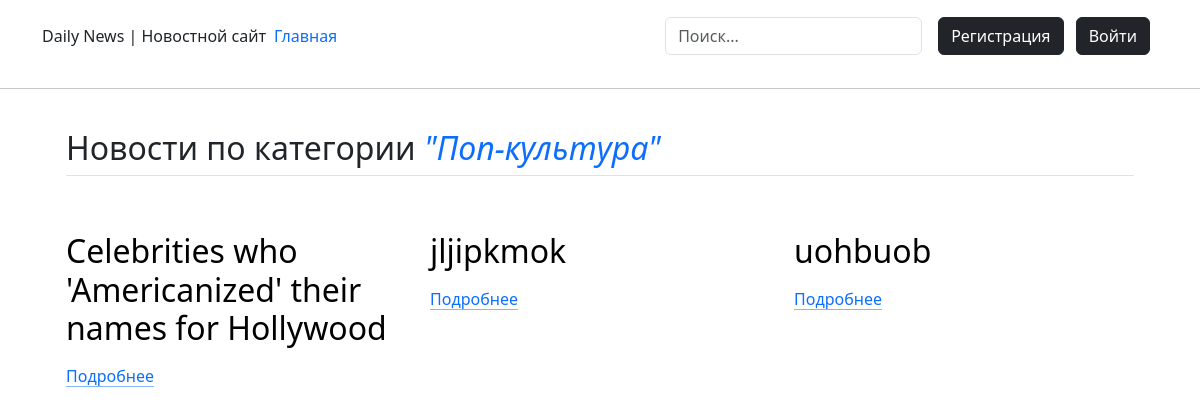
Page /category/1 on the committed database.
### newsapp/models.py (models this page shows)
class NewsCategory(models.Model):
    category_name = models.CharField(max_length=32)
    added_date = models.DateTimeField(auto_now_add=True)
    def __str__(self):
        return self.category_name
    class Meta:
        verbose_name_plural = 'Категории новостей'

class News(models.Model):
    news_title = models.CharField(max_length=128)
    main_text = models.TextField()
    news_category = models.ForeignKey(NewsCategory, on_delete=models.CASCADE)
    added_date = models.DateTimeField(auto_now_add=True)
    news_image = models.ImageField(upload_to="news/", blank=True, null=True)
    def __str__(self):
        return self.news_title
    class Meta:
        verbose_name_plural = 'Новости'

### newsapp/views.py (the view)
# urls.py: path('category/<int:pk>', views.category_page),
def category_page(request, pk):
    category = NewsCategory.objects.get(id=pk)
    news = News.objects.filter(news_category=category)
    context = {
        'category': category,
        'news': news
    }
    return render(request, 'category.html', context)

### newsapp/templates/category.html (shortened to what this page needs)
<!DOCTYPE html>
<html lang="ru">
<link rel="stylesheet" href="https://cdn.jsdelivr.net/npm/bootstrap@5.3.3/dist/css/bootstrap.min.css">
<head>
</head>
<body>
<header class="p-3">
    <div class="container">
        <div class="d-flex flex-wrap align-items-center justify-content-center justify-content-lg-start">
            <span>Daily News | Новостной сайт</span>
            <ul class="nav col-12 col-lg-auto me-lg-auto mb-2 justify-content-center mb-md-0">
                <li><a href="/" class="nav-link px-2 text-primary">Главная</a></li>
            </ul>
            <form action="/search" method="post" class="col-12 col-lg-auto mb-3 mb-lg-0 me-lg-3" role="search">
                <input name="search_news" type="search" class="form-control" placeholder="Поиск..." aria-label="Search">
            </form>
            {% if user.is_authenticated %}
            <div class="text-end">
                <a href="/logout"><button type="button" class="btn btn-dark me-2">Выйти</button></a>
            </div>
            {% else %}
            <div class="text-end">
                <a href="/register"><button type="button" class="btn btn-dark me-2">Регистрация</button></a>
                <a href="{% url 'login' %}"><button type="button" class="btn btn-dark me-2">Войти</button></a>
            </div>
            {% endif %}
        </div>
    </div>
</header>
<hr>
<div class="container d-flex 100">
    <div class="container px-4 py-4" id="featured-3">
        <h2 class="pb-2 border-bottom">Новости по категории <i class="text-primary">"{{ category }}"</i></h2>
        <div class="row g-4 py-5 row-cols-1 row-cols-lg-3">
            {% for n in news %}
            <div class="feature col">
                <h3 class="fs-2 text-body-emphasis">{{ n }}</h3>
                <a href="/news/{{ n.id }}" class="icon-link">Подробнее</a>
            </div>
            {% endfor %}
        </div>
    </div>
</div>
</body>
</html>

### rows in the picture
NewsCategory: category_name "Поп-культура"
News: news_title "Celebrities who 'Americanized' their names for Hollywood"
News: news_title "jljipkmok"
News: news_title "uohbuob"
